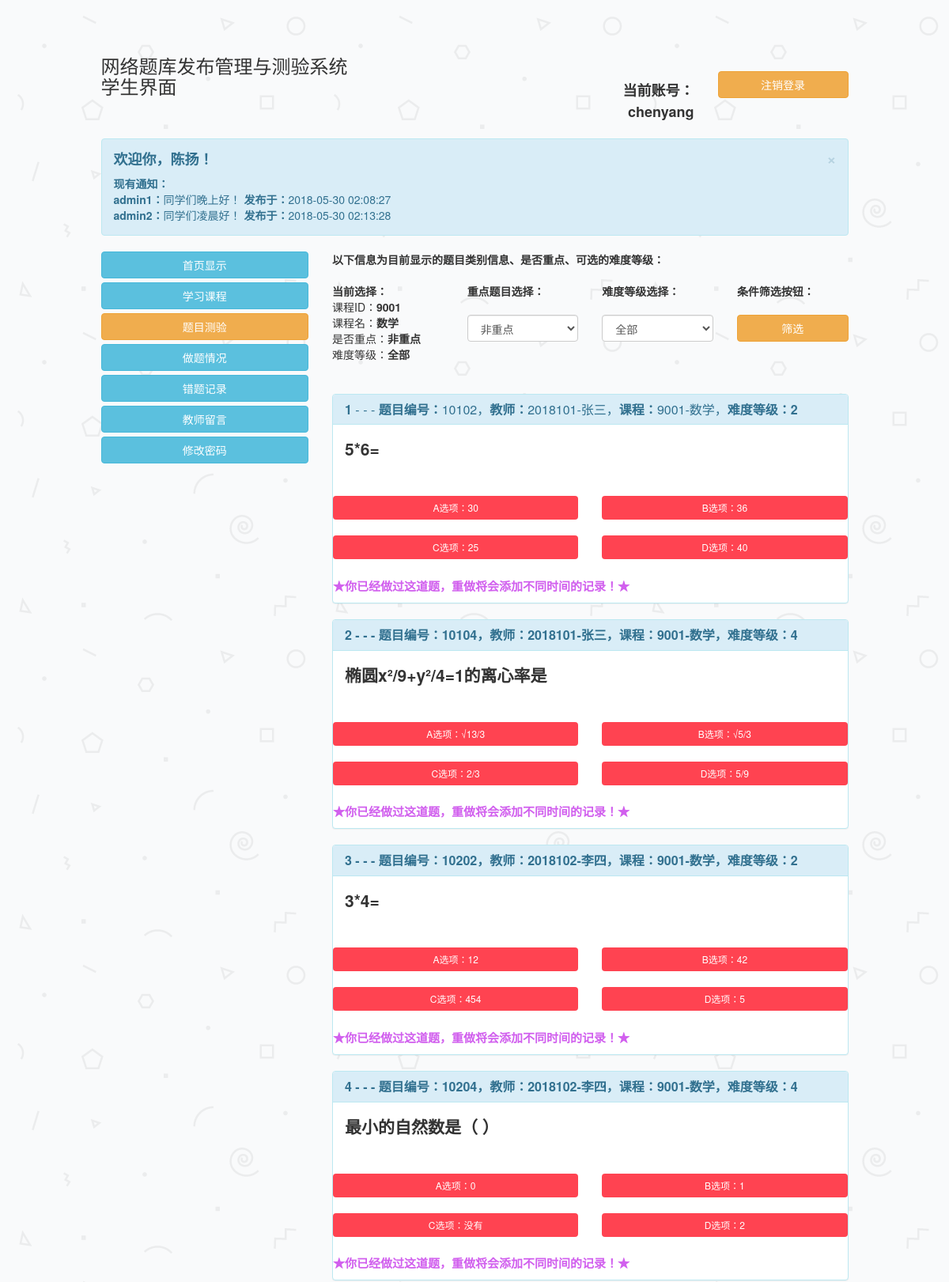
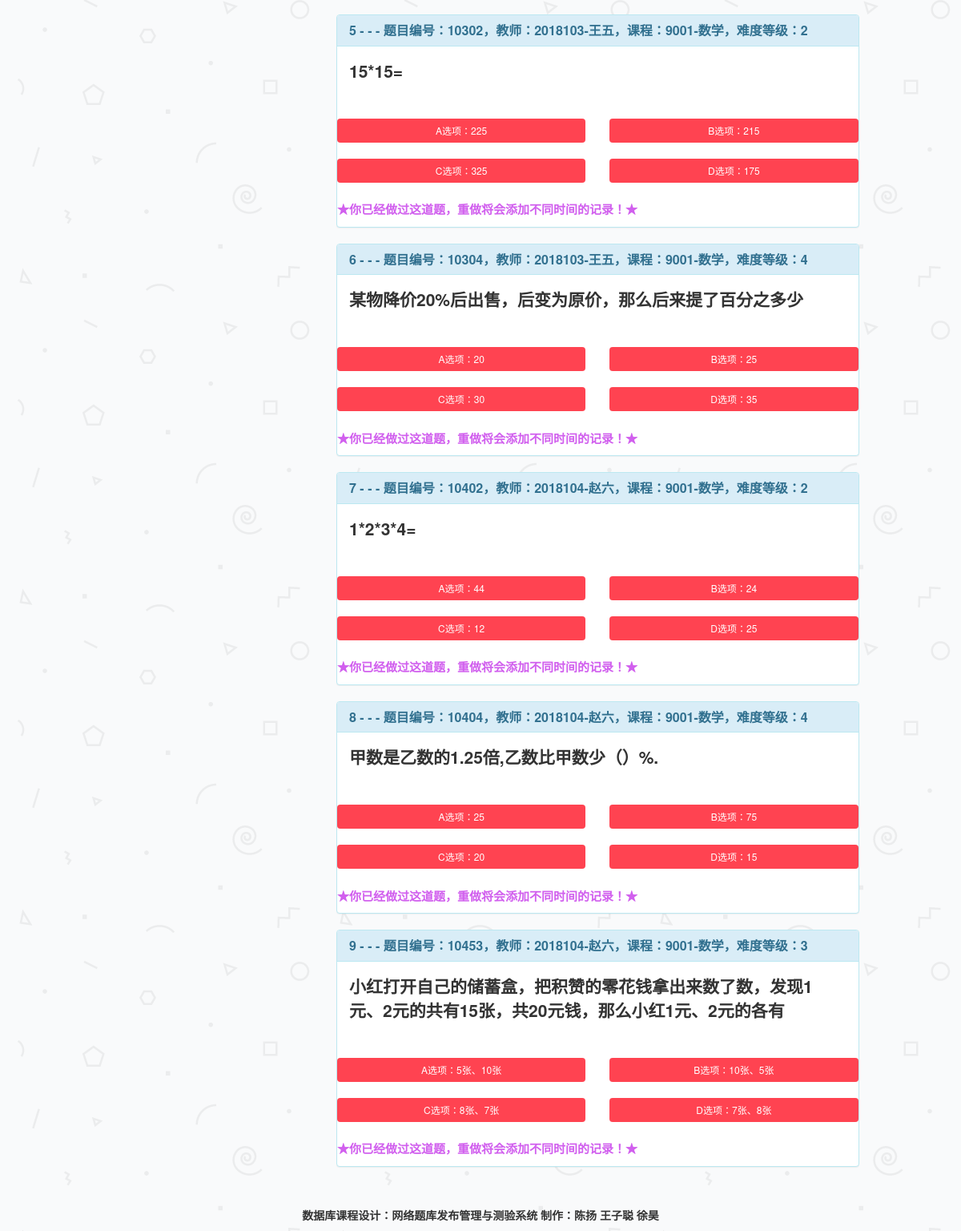
The app's page /系统源代码/QuestionManageSystem/studentSystem/manage/do_question.php (signed in) with its own data (2 pictures, top to bottom).
### tables this page shows
CREATE TABLE IF NOT EXISTS `student_info` (
  `student_id` char(20) NOT NULL,
  `student_name` char(20) NOT NULL,
  `student_class` char(20) DEFAULT NULL,
  `student_username` char(20) DEFAULT NULL
);

CREATE TABLE IF NOT EXISTS `notice_student` (
  `admin_username` char(20) NOT NULL,
  `notice_contents` char(200) DEFAULT NULL,
  `notice_time` datetime DEFAULT NULL
);

CREATE TABLE IF NOT EXISTS `student_course` (
  `student_id` char(20) NOT NULL,
  `course_id` char(20) DEFAULT NULL
);

CREATE TABLE IF NOT EXISTS `id_course` (
  `course_id` char(20) NOT NULL,
  `course_name` char(20) NOT NULL
);

CREATE TABLE IF NOT EXISTS `questions` (
  `question_no` char(20) NOT NULL,
  `teacher_id` char(20) NOT NULL,
  `course_id` char(20) NOT NULL,
  `question_describe` char(200) DEFAULT NULL,
  `question_choice_A` char(100) DEFAULT NULL,
  `question_choice_B` char(100) DEFAULT NULL,
  `question_choice_C` char(100) DEFAULT NULL,
  `question_choice_D` char(100) DEFAULT NULL,
  `if_keynote` tinyint(1) DEFAULT NULL,
  `difficulty_degree` int(11) DEFAULT NULL,
  `question_correct_choice` char(1) DEFAULT NULL,
  `question_answer_detail` char(200) DEFAULT NULL
);

CREATE TABLE IF NOT EXISTS `teacher_info` (
  `teacher_id` char(20) NOT NULL,
  `teacher_name` char(20) NOT NULL,
  `teacher_username` char(20) DEFAULT NULL
);

### 系统源代码/QuestionManageSystem/studentSystem/manage/do_question.php (the view, shortened to what this page needs)
<!DOCTYPE html>
<html>
<head>
   <link rel="stylesheet" href="../../css/bootstrap.min.css">
   <link rel="stylesheet" href="../../css/buttons.css">
</head>
<body background="..\login\images\back.png">
<?php
	if (isset ( $_SESSION ["code"] )) {
        $con=mysqli_connect("localhost","root","root","stu_test");
        mysqli_query($con,"set names 'utf8'");
?>
<div class="container">
	<div class="row clearfix">
		<div class="col-md-12 column">
            <p>
				<br><br>
			</p>
		</div>
	</div>
	<div class="row clearfix">
		<div class="col-md-1 column">
		</div>
		<div class="col-md-4 column">
            <h3>
				网络题库发布管理与测验系统<br>学生界面
			</h3>
		</div>
		<div class="col-md-2 column">
		</div>
		<div class="col-md-2 column">
            <p class="text-right" style="font-size:18px">
			<br><br><strong>当前账号：<?php echo "${_SESSION["username"]}"; ?></strong>
			</p>
		</div>
		<div class="col-md-2 column">
			<br><br><button type="button" class="btn btn-default btn-block btn-warning" onclick="window.location.href='exit.php'">注销登录</button>
		</div>
		<div class="col-md-1 column">
		</div>
	</div>
	<div class="row clearfix">
		<div class="col-md-12 column">
		</div>
	</div>
	<div class="row clearfix">
		<div class="col-md-1 column">
		</div>
		<div class="col-md-10 column">
			<div class="alert alert-dismissable alert-info">
				 <button type="button" class="close" data-dismiss="alert" aria-hidden="true">×</button>
                 <?php
					$result=mysqli_query($con,"select * from student_info where student_username='${_SESSION["username"]}'");
					$bookinfo=mysqli_fetch_array($result);
					$student_id=$bookinfo["student_id"];
                    $student_name=$bookinfo["student_name"];
				?>
                <h4>
				<strong>欢迎你，<?php echo "$student_name"?>！</strong></h4>
				<?php
					$notice_check=mysqli_query($con,"select * from notice_student");
					$notice=mysqli_fetch_array($notice_check);
					if(!$notice){
						echo '<strong>目前暂无管理员发布的通知。</strong><br>'.'在开始使用本系统前，请详细阅读界面首页的操作使用提示！';
					}else{
						echo '<strong>'.'现有通知：'.'</strong>'.'<br>';
						$notice_check=mysqli_query($con,"select * from notice_student");
						while($row_notice=mysqli_fetch_assoc($notice_check)){
							echo '<strong>'.$row_notice['admin_username'].'：</strong>'.$row_notice['notice_contents'].'          '.'<strong>发布于：</strong>'.$row_notice['notice_time'].'<br>';
						}
					}
				?>
			</div>
		</div>
		<div class="col-md-1 column">
		</div>
	</div>
	<div class="row clearfix">
		<div class="col-md-1 column">
		</div>
		<div class="col-md-3 column">
			 <button type="button" class="btn btn-default btn-block btn-info" onclick="window.location.href='index.php'">首页显示</button>
			 <button type="button" class="btn btn-default btn-block btn-info" onclick="window.location.href='course_choose.php'">学习课程</button>
			 <button type="button" class="btn btn-default btn-block btn-warning" onclick="window.location.href='do_question.php?if=2&degree=0'">题目测验</button>
			 <button type="button" class="btn btn-default btn-block btn-info" onclick="window.location.href='question_condition.php'">做题情况</button>
			 <button type="button" class="btn btn-default btn-block btn-info" onclick="window.location.href='wrong_question_record.php'">错题记录</button>
			 <button type="button" class="btn btn-default btn-block btn-info" onclick="window.location.href='leave_message.php'">教师留言</button>
			 <button type="button" class="btn btn-default btn-block btn-info" onclick="window.location.href='edit_password.php'">修改密码</button>
		</div>
		<div class="col-md-7 column">
            <?php
                $if=$_GET['if'];
                $degree=$_GET['degree'];
                $result=mysqli_query($con,"select student_course.*,id_course.* from student_course,id_course where student_course.course_id=id_course.course_id and student_id='{$student_id}'");
                $bookinfo=mysqli_fetch_array($result);
                $course_id=$bookinfo['course_id'];
                $course_name=$bookinfo['course_name'];
                echo '<strong>以下信息为目前显示的题目类别信息、是否重点、可选的难度等级：</strong><br><br>';
                echo '<div class="row clearfix">';
                    echo '<div class="col-md-3 column">';
                    echo '<strong>当前选择：</strong><br>';
                    echo '课程ID：<strong>'.$course_id.'</strong><br>';
                    echo '课程名：<strong>'.$course_name.'</strong><br>';
                    echo '是否重点：';
                        if($if==0){echo '<strong>非重点</strong><br>';}
                    echo '难度等级：';
                        if($degree==0){echo '<strong>全部</strong><br>';}
                        else {echo '<strong>'.$degree.'</strong>';}
                    echo '</div>';
                    echo '<form action="do_question_temp.php" method="post" role="form">';
                    echo '<div class="col-md-3 column">';
                    echo '<strong>重点题目选择：</strong>';
                    echo '<br><br><select class="form-control" name="if_keynote">';
                    if($if==0){
                        echo '<option>非重点</option>';
                    }else if($if==1){
                        echo '<option>重点</option>';
                        echo '<option>非重点</option>';
                        echo '<option>全部</option>';
                    }else if($if==2){
                        echo '<option>全部</option>';
                        echo '<option>重点</option>';
                        echo '<option>非重点</option>';
                    }
                    echo '</select>';
                    echo '</div>';
                    echo '<div class="col-md-3 column">';
                        echo '<strong>难度等级选择：</strong>';
                        echo '<br><br><select class="form-control" name="degree">';
                            echo '<option>'.'全部'.'</option>';
                        echo '</select>';
                    echo '</div>';
                    echo '<div class="col-md-3 column">';
                        echo '<strong>条件筛选按钮：</strong>';
                        echo '<br><br><button type="submit" class="btn btn-default btn-block btn-warning">筛选</button>';
                    echo '</div>';
                echo '</div>';
                if($if==2&&$degree==0){
                    $result=mysqli_query($con,"select * from questions where course_id='{$course_id}'");
                }
                else if($if==2&&$degree!=0){
                    $result=mysqli_query($con,"select * from questions where course_id='{$course_id}' and difficulty_degree='{$degree}'");
                }
                else if($if!=2&&$degree==0){
                    $result=mysqli_query($con,"select * from questions where course_id='{$course_id}' and if_keynote='{$if}'");
                }
                else{
                    $result=mysqli_query($con,"select * from questions where course_id='{$course_id}' and if_keynote='{$if}' and difficulty_degree='{$degree}'");
                }
                $bookinfo=mysqli_fetch_array($result);
                if($if==2&&$degree==0){
                    $result=mysqli_query($con,"select * from questions where course_id='{$course_id}'");
                }
                else if($if==2&&$degree!=0){
                    $result=mysqli_query($con,"select * from questions where course_id='{$course_id}' and difficulty_degree='{$degree}'");
                }
                else if($if!=2&&$degree==0){
                    $result=mysqli_query($con,"select * from questions where course_id='{$course_id}' and if_keynote='{$if}'");
                }
                else{
                    $result=mysqli_query($con,"select * from questions where course_id='{$course_id}' and if_keynote='{$if}' and difficulty_degree='{$degree}'");
                }
                $question_num=0;
                if($bookinfo){
                    echo '<br><br>';
                    while($row=mysqli_fetch_assoc($result)){
                        $question_num++;
                        echo '<div class="panel panel-info">';
                        echo '<div class="panel-heading"><h3 class="panel-title"><strong>'.$question_num.'</strong>';
                        echo ' - - - '.'<strong>题目编号：</strong>'.$row['question_no'];
                        echo '，'.'<strong>教师：</strong>'.$row['teacher_id'];
                        $row_temp=mysqli_query($con,"select * from teacher_info where teacher_id='{$row['teacher_id']}'");
                        $temp_info=mysqli_fetch_array($row_temp);
                        echo '-'.$temp_info['teacher_name'];
                        echo '，'.'<strong>课程：</strong>'.$row['course_id'];
                        $row_temp=mysqli_query($con,"select * from id_course where course_id='{$row['course_id']}'");
                        $temp_info=mysqli_fetch_array($row_temp);
                        echo '-'.$temp_info['course_name'];
                        echo '，<strong>难度等级：'.$row['difficulty_degree'].'</strong>';
                        echo '</h3></div>';
                        echo '<div class="panel-body">';
                            echo '<p style="font-size:21px"><strong>'.$row['question_describe'].'</strong></p>';
                        echo '</div>';
                        $check_if_do=mysqli_query($con,"select * from do_question where student_id='{$student_id}' and question_no='{$row['question_no']}' and teacher_id='{$row['teacher_id']}' and course_id='{$row['course_id']}'");
                        $if_result=mysqli_fetch_array($check_if_do);
                        if($if_result){
                            echo '<div class="row clearfix">';
                                echo '<div class="col-md-6 column">';
                                echo '<br>';
                                echo '<a href="'.'question_check.php?question_no='.$row['question_no'].'&teacher_id='.$row['teacher_id'].'&course_id='.$row['course_id'].'&student_id='.$student_id.'&choice='.'A'.'&if_keynote='.$if.'&difficulty_degree='.$degree.'"'.'class="button button-block button-rounded button-caution button-small">'.'A选项：'.$row['question_choice_A'].'</a>';
                                echo '<br>';
                                echo '<a href="'.'question_check.php?question_no='.$row['question_no'].'&teacher_id='.$row['teacher_id'].'&course_id='.$row['course_id'].'&student_id='.$student_id.'&choice='.'C'.'&if_keynote='.$if.'&difficulty_degree='.$degree.'"'.'class="button button-block button-rounded button-caution button-small">'.'C选项：'.$row['question_choice_C'].'</a>';
                                echo '</div>';
                                echo '<div class="col-md-6 column">';
                                echo '<br>';
                                echo '<a href="'.'question_check.php?question_no='.$row['question_no'].'&teacher_id='.$row['teacher_id'].'&course_id='.$row['course_id'].'&student_id='.$student_id.'&choice='.'B'.'&if_keynote='.$if.'&difficulty_degree='.$degree.'"'.'class="button button-block button-rounded button-caution button-small">'.'B选项：'.$row['question_choice_B'].'</a>';
                                echo '<br>';
                                echo '<a href="'.'question_check.php?question_no='.$row['question_no'].'&teacher_id='.$row['teacher_id'].'&course_id='.$row['course_id'].'&student_id='.$student_id.'&choice='.'D'.'&if_keynote='.$if.'&difficulty_degree='.$degree.'"'.'class="button button-block button-rounded button-caution button-small">'.'D选项：'.$row['question_choice_D'].'</a>';
                                echo '</div>';
                            echo '</div>';
                            echo '<p style="font-size:15px;color:#D15FEE"><strong><br>★你已经做过这道题，重做将会添加不同时间的记录！★<strong></p>';
                        }
                        echo '</div>';
                    }
                }else{
                    echo '<div class="row clearfix"><div class="col-md-12 column">';
                        echo '<br><br><strong>抱歉！<br>在你的筛选条件下没有相应的题目，请尝试其他筛选条件！</strong>';
                        echo '</div>';
                    echo '</div>';
                }
            ?>
		</div>
		<div class="col-md-1 column">
		</div>
	</div>
	<div class="row clearfix">
		<div class="col-md-1 column">
		</div>
		<div class="col-md-10 column">
            <p>
			<br>
			</p>
			<p class="text-center">
				 数据库课程设计：网络题库发布管理与测验系统    制作：陈扬    王子聪    徐昊
			</p>
		</div>
		<div class="col-md-1 column">
		</div>
	</div>
</div>
<?php
}
?>
</body>

### records on screen
student_info: student_name "陈扬"
notice_student: admin_username "admin1", notice_contents "同学们晚上好！", notice_time "2018-05-30 02:08:27"
notice_student: admin_username "admin2", notice_contents "同学们凌晨好！", notice_time "2018-05-30 02:13:28"
student_course: course.course_id "9001", course.course_name "数学"
questions: question_no "10102", teacher "2018101", teacher_info.teacher_name "张三", course "9001", course.course_name "数学", difficulty_degree "2", question_describe "5*6=", question_choice_A "30", question_choice_C "25", question_choice_B "36", question_choice_D "40"
questions: question_no "10104", teacher "2018101", teacher_info.teacher_name "张三", course "9001", course.course_name "数学", difficulty_degree "4", question_describe "椭圆x²/9+y²/4=1的离心率是", question_choice_A "√13/3", question_choice_C "2/3", question_choice_B "√5/3", question_choice_D "5/9"
questions: question_no "10202", teacher "2018102", teacher_info.teacher_name "李四", course "9001", course.course_name "数学", difficulty_degree "2", question_describe "3*4=", question_choice_A "12", question_choice_C "454", question_choice_B "42", question_choice_D "5"
questions: question_no "10204", teacher "2018102", teacher_info.teacher_name "李四", course "9001", course.course_name "数学", difficulty_degree "4", question_describe "最小的自然数是（ ）", question_choice_A "0", question_choice_C "没有", question_choice_B "1", question_choice_D "2"
questions: question_no "10302", teacher "2018103", teacher_info.teacher_name "王五", course "9001", course.course_name "数学", difficulty_degree "2", question_describe "15*15=", question_choice_A "225", question_choice_C "325", question_choice_B "215", question_choice_D "175"
questions: question_no "10304", teacher "2018103", teacher_info.teacher_name "王五", course "9001", course.course_name "数学", difficulty_degree "4", question_describe "某物降价20%后出售，后变为原价，那么后来提了百分之多少", question_choice_A "20", question_choice_C "30", question_choice_B "25", question_choice_D "35"
questions: question_no "10402", teacher "2018104", teacher_info.teacher_name "赵六", course "9001", course.course_name "数学", difficulty_degree "2", question_describe "1*2*3*4=", question_choice_A "44", question_choice_C "12", question_choice_B "24", question_choice_D "25"
questions: question_no "10404", teacher "2018104", teacher_info.teacher_name "赵六", course "9001", course.course_name "数学", difficulty_degree "4", question_describe "甲数是乙数的1.25倍,乙数比甲数少（）%.", question_choice_A "25", question_choice_C "20", question_choice_B "75", question_choice_D "15"
questions: question_no "10453", teacher "2018104", teacher_info.teacher_name "赵六", course "9001", course.course_name "数学", difficulty_degree "3", question_describe "小红打开自己的储蓄盒，把积赞的零花钱拿出来数了数，发现1元、2元的共有15张，共20元钱，那么小红1元、2元的各有", question_choice_A "5张、10张", question_choice_C "8张、7张", question_choice_B "10张、5张", question_choice_D "7张、8张"

### other values on screen
_SESSION["username"] "chenyang"
